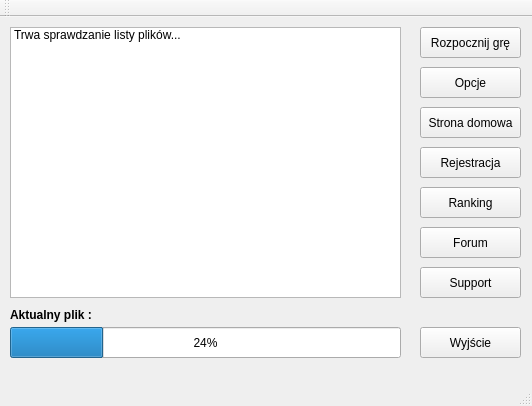
<?xml version="1.0" encoding="UTF-8"?>
<ui version="4.0">
 <class>metin2_patcher</class>
 <widget class="QMainWindow" name="metin2_patcher">
  <property name="geometry">
   <rect>
    <x>0</x>
    <y>0</y>
    <width>532</width>
    <height>406</height>
   </rect>
  </property>
  <property name="windowTitle">
   <string>metin2_patcher</string>
  </property>
  <widget class="QWidget" name="centralWidget">
   <widget class="QPushButton" name="button_start">
    <property name="geometry">
     <rect>
      <x>420</x>
      <y>10</y>
      <width>101</width>
      <height>31</height>
     </rect>
    </property>
    <property name="text">
     <string>Rozpocznij grę</string>
    </property>
   </widget>
   <widget class="QPushButton" name="button_config">
    <property name="geometry">
     <rect>
      <x>420</x>
      <y>50</y>
      <width>101</width>
      <height>31</height>
     </rect>
    </property>
    <property name="text">
     <string>Opcje</string>
    </property>
   </widget>
   <widget class="QListWidget" name="listWidget">
    <property name="geometry">
     <rect>
      <x>10</x>
      <y>10</y>
      <width>391</width>
      <height>271</height>
     </rect>
    </property>
    <item>
     <property name="text">
      <string>Trwa sprawdzanie listy plików...</string>
     </property>
    </item>
    <item>
     <property name="text">
      <string/>
     </property>
    </item>
   </widget>
   <widget class="QProgressBar" name="progressBar">
    <property name="geometry">
     <rect>
      <x>10</x>
      <y>310</y>
      <width>391</width>
      <height>31</height>
     </rect>
    </property>
    <property name="value">
     <number>24</number>
    </property>
   </widget>
   <widget class="QLabel" name="label">
    <property name="geometry">
     <rect>
      <x>10</x>
      <y>290</y>
      <width>91</width>
      <height>16</height>
     </rect>
    </property>
    <property name="font">
     <font>
      <pointsize>9</pointsize>
      <weight>75</weight>
      <bold>true</bold>
     </font>
    </property>
    <property name="text">
     <string>Aktualny plik :</string>
    </property>
   </widget>
   <widget class="QLabel" name="file_name">
    <property name="geometry">
     <rect>
      <x>110</x>
      <y>290</y>
      <width>181</width>
      <height>16</height>
     </rect>
    </property>
    <property name="font">
     <font>
      <pointsize>9</pointsize>
     </font>
    </property>
    <property name="text">
     <string/>
    </property>
   </widget>
   <widget class="QLabel" name="file_size">
    <property name="geometry">
     <rect>
      <x>300</x>
      <y>290</y>
      <width>91</width>
      <height>16</height>
     </rect>
    </property>
    <property name="font">
     <font>
      <pointsize>9</pointsize>
     </font>
    </property>
    <property name="text">
     <string/>
    </property>
   </widget>
   <widget class="QPushButton" name="button_home">
    <property name="geometry">
     <rect>
      <x>420</x>
      <y>90</y>
      <width>101</width>
      <height>31</height>
     </rect>
    </property>
    <property name="text">
     <string>Strona domowa</string>
    </property>
   </widget>
   <widget class="QPushButton" name="button_register">
    <property name="geometry">
     <rect>
      <x>420</x>
      <y>130</y>
      <width>101</width>
      <height>31</height>
     </rect>
    </property>
    <property name="text">
     <string>Rejestracja</string>
    </property>
   </widget>
   <widget class="QPushButton" name="button_exit">
    <property name="geometry">
     <rect>
      <x>420</x>
      <y>310</y>
      <width>101</width>
      <height>31</height>
     </rect>
    </property>
    <property name="text">
     <string>Wyjście</string>
    </property>
   </widget>
   <widget class="QPushButton" name="button_ranking">
    <property name="geometry">
     <rect>
      <x>420</x>
      <y>170</y>
      <width>101</width>
      <height>31</height>
     </rect>
    </property>
    <property name="text">
     <string>Ranking</string>
    </property>
   </widget>
   <widget class="QPushButton" name="button_forum">
    <property name="geometry">
     <rect>
      <x>420</x>
      <y>210</y>
      <width>101</width>
      <height>31</height>
     </rect>
    </property>
    <property name="text">
     <string>Forum</string>
    </property>
   </widget>
   <widget class="QPushButton" name="button_support">
    <property name="geometry">
     <rect>
      <x>420</x>
      <y>250</y>
      <width>101</width>
      <height>31</height>
     </rect>
    </property>
    <property name="text">
     <string>Support</string>
    </property>
   </widget>
  </widget>
  <widget class="QMenuBar" name="menuBar">
   <property name="geometry">
    <rect>
     <x>0</x>
     <y>0</y>
     <width>532</width>
     <height>21</height>
    </rect>
   </property>
  </widget>
  <widget class="QToolBar" name="mainToolBar">
   <attribute name="toolBarArea">
    <enum>TopToolBarArea</enum>
   </attribute>
   <attribute name="toolBarBreak">
    <bool>false</bool>
   </attribute>
  </widget>
  <widget class="QStatusBar" name="statusBar"/>
 </widget>
 <layoutdefault spacing="6" margin="11"/>
 <resources/>
 <connections/>
</ui>
